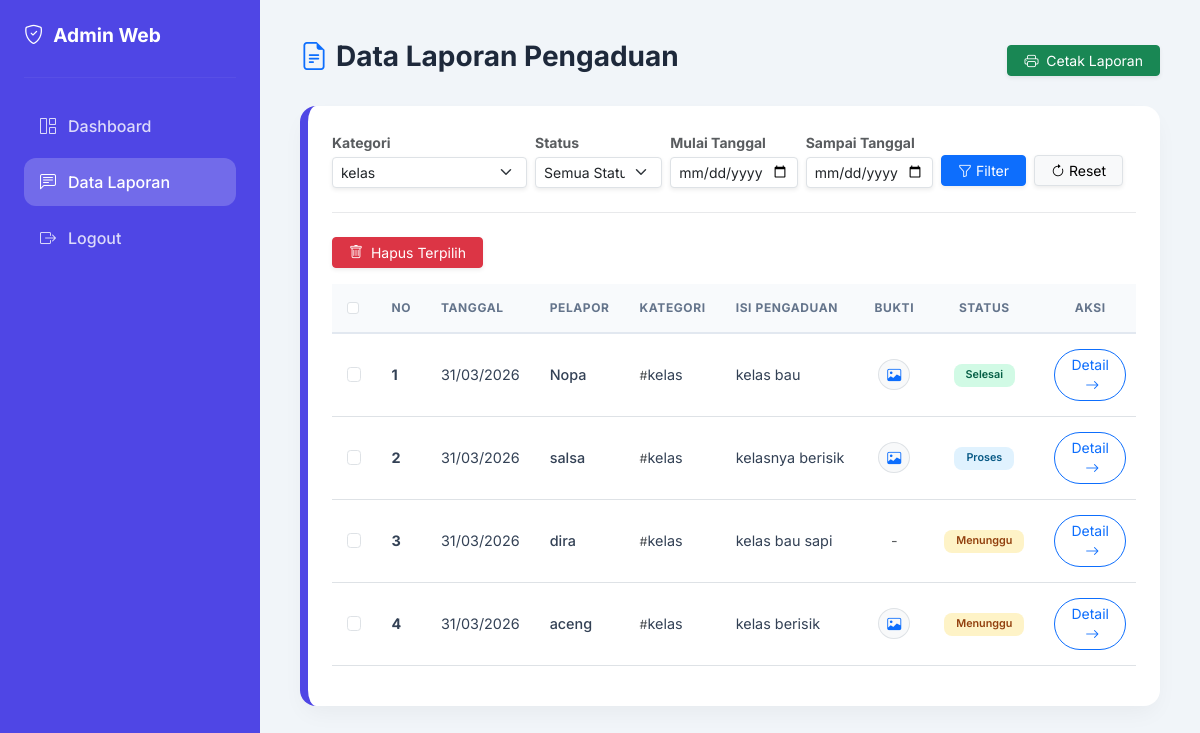
The page /data_laporan.php?kategori=1 (signed in) on the database its author committed.
### tables this page shows
CREATE TABLE `aspirasi` (
  `id_aspirasi` int NOT NULL,
  `nis` char(10) NOT NULL,
  `id_kategori` int NOT NULL,
  `lokasi` varchar(50) NOT NULL,
  `keterangan` text NOT NULL,
  `foto` varchar(255) DEFAULT NULL,
  `tanggal` date NOT NULL,
  `status` enum('Menunggu','Proses','Selesai') NOT NULL DEFAULT 'Menunggu',
  `feedback` text
);

CREATE TABLE `siswa` (
  `nis` char(10) NOT NULL,
  `nama` varchar(50) NOT NULL,
  `kelas` varchar(10) NOT NULL,
  `password` varchar(255) NOT NULL
);

CREATE TABLE `kategori` (
  `id_kategori` int NOT NULL,
  `nama_kategori` varchar(50) NOT NULL
);

### functions.php (called while the page is built, shortened)
<?php
$conn = mysqli_connect("localhost", "root", "", "db_pengaduan_sekolah");
function query($query) {
    global $conn;
    $result = mysqli_query($conn, $query);
    $rows = [];
    while($row = mysqli_fetch_assoc($result)) {
        $rows[] = $row;
    }
    return $rows;
}
?>

### data_laporan.php (the view, shortened to what this page needs)
<?php
require 'functions.php';
$where = "WHERE aspirasi.status != 'Dibatalkan'";
if(isset($_GET['kategori']) && $_GET['kategori'] != ''){
    $kategori = $_GET['kategori'];
    $where .= " AND aspirasi.id_kategori='$kategori'";
}
$laporan = query("SELECT aspirasi.*, siswa.nama, kategori.nama_kategori
FROM aspirasi
JOIN siswa ON aspirasi.nis = siswa.nis
JOIN kategori ON aspirasi.id_kategori = kategori.id_kategori
$where
ORDER BY aspirasi.tanggal DESC");
$kategori_list = query("SELECT * FROM kategori");
?>
<!DOCTYPE html>
<html lang="id">
<head>
    <link href="https://cdn.jsdelivr.net/npm/bootstrap@5.3.2/dist/css/bootstrap.min.css" rel="stylesheet">
    <link rel="stylesheet" href="https://cdn.jsdelivr.net/npm/bootstrap-icons@1.11.1/font/bootstrap-icons.css">
</head>
<body>
    <div class="sidebar no-print">
        <h4><i class="bi bi-shield-check"></i> Admin Web</h4>
        <hr class="my-4" style="border-color: rgba(255,255,255,0.2);">
        <div class="nav-container">
            <a href="admin.php"><i class="bi bi-grid-1x2"></i> Dashboard</a>
            <a href="data_laporan.php" class="active"><i class="bi bi-chat-left-text"></i> Data Laporan</a>
            <a href="logout.php"><i class="bi bi-box-arrow-right"></i> Logout</a>
        </div>
    </div>
    <div class="content">
        <div class="d-flex justify-content-between align-items-center mb-4">
            <h3 class="fw-bold"><i class="bi bi-file-earmark-text me-2 text-primary"></i>Data Laporan Pengaduan</h3>
            <button type="button" onclick="window.print()" class="btn btn-success btn-sm px-3 shadow-sm no-print">
                <i class="bi bi-printer me-1"></i> Cetak Laporan
            </button>
        </div>
        <div class="card-box">
            <form method="GET" class="row g-2 mb-4 align-items-center no-print filter-row">
                <div class="col-md-3">
                    <label class="small fw-bold text-muted mb-1">Kategori</label>
                    <select name="kategori" class="form-select form-select-sm shadow-sm">
                        <?php foreach($kategori_list as $k): ?>
                        <option value="<?= $k['id_kategori']; ?>" <?= (isset($_GET['kategori']) && $_GET['kategori'] == $k['id_kategori']) ? 'selected' : ''; ?>><?= $k['nama_kategori']; ?></option>
                        <?php endforeach; ?>
                    </select>
                </div>
                <div class="col-md-2">
                    <label class="small fw-bold text-muted mb-1">Status</label>
                    <select name="status" class="form-select form-select-sm shadow-sm">
                        <option value="">Semua Status</option>
                    </select>
                </div>
                <div class="col-md-2">
                    <label class="small fw-bold text-muted mb-1">Mulai Tanggal</label>
                    <input type="date" name="tgl_awal" class="form-control form-control-sm shadow-sm" value="<?= $_GET['tgl_awal'] ?? ''; ?>">
                </div>
                <div class="col-md-2">
                    <label class="small fw-bold text-muted mb-1">Sampai Tanggal</label>
                    <input type="date" name="tgl_akhir" class="form-control form-control-sm shadow-sm" value="<?= $_GET['tgl_akhir'] ?? ''; ?>">
                </div>
                <div class="col-md-3 d-flex align-items-end gap-2" style="height: 55px;">
                    <button type="submit" class="btn btn-primary btn-sm px-3 shadow-sm">
                        <i class="bi bi-funnel"></i> Filter
                    </button>
                    <a href="data_laporan.php" class="btn btn-light border btn-sm px-3 shadow-sm">
                        <i class="bi bi-arrow-clockwise"></i> Reset
                    </a>
                </div>
            </form>
            <hr class="no-print mb-4" style="opacity: 0.1;">
            <form method="post">
                <button type="submit" name="hapus_terpilih" class="btn btn-danger btn-sm mb-3 no-print shadow-sm px-3" onclick="return confirm('Apakah Anda yakin ingin menghapus data yang dipilih?')">
                    <i class="bi bi-trash me-1"></i> Hapus Terpilih
                </button>
                <div class="table-responsive">
                    <table class="table table-hover align-middle">
                        <thead>
                            <tr>
                                <th class="no-print check-col" style="width: 40px;">
                                    <input type="checkbox" class="form-check-input shadow-none" onclick="toggleAll(this)">
                                </th>
                                <th style="width: 50px;">No</th>
                                <th>Tanggal</th>
                                <th>Pelapor</th>
                                <th>Kategori</th>
                                <th>Isi Pengaduan</th>
                                <th class="text-center">Bukti</th>
                                <th class="text-center">Status</th>
                                <th class="no-print text-center aksi-col">Aksi</th>
                            </tr>
                        </thead>
                        <tbody>
                            <?php $i=1; foreach($laporan as $row): ?>
                            <tr>
                                <td class="no-print check-col">
                                    <input type="checkbox" name="pilih[]" value="<?= $row['id_aspirasi']; ?>" class="form-check-input shadow-none">
                                </td>
                                <td class="fw-bold"><?= $i++; ?></td>
                                <td class="text-nowrap"><?= date('d/m/Y', strtotime($row['tanggal'])); ?></td>
                                <td class="fw-medium"><?= $row['nama']; ?></td>
                                <td><span class="text-muted small">#</span><?= $row['nama_kategori']; ?></td>
                                <td style="max-width: 250px;" class="text-truncate"><?= $row['keterangan']; ?></td>
                                <td class="text-center">
                                    <?php if($row['foto']): ?>
                                    <a href="assets/img/<?= $row['foto']; ?>" target="_blank" class="btn btn-light btn-sm rounded-circle border">
                                        <i class="bi bi-image text-primary"></i>
                                    </a>
                                    <?php else: ?>
                                    <span class="text-muted">-</span>
                                    <?php endif; ?>
                                </td>
                                <td class="text-center">
                                    <span class="badge <?= strtolower($row['status']) ?>">
                                        <?= $row['status']; ?>
                                    </span>
                                </td>
                                <td class="no-print text-center aksi-col">
                                    <a href="tanggapi.php?id=<?= $row['id_aspirasi']; ?>" class="btn btn-outline-primary btn-sm rounded-pill px-3">
                                        Detail <i class="bi bi-arrow-right ms-1"></i>
                                    </a>
                                </td>
                            </tr>
                            <?php endforeach; ?>
                        </tbody>
                    </table>
                </div>
            </form>
        </div>
    </div>
</body>
</html>

### data_laporan.php (style rules this page uses)
body { font-family: 'Inter', sans-serif; background-color: #f1f5f9; color: #1e293b; margin: 0; }
.sidebar { width: 260px; height: 100vh; position: fixed; background-color: #4f46e5; padding: 24px; z-index: 100; color: white; transition: all 0.3s; }
.sidebar h4 { font-weight: 700; font-size: 1.2rem; margin-bottom: 30px; display: flex; align-items: center; gap: 10px; }
.sidebar a { display: flex; align-items: center; gap: 12px; color: rgba(255,255,255,0.8); padding: 12px 16px; border-radius: 12px; margin-bottom: 8px; text-decoration: none; font-weight: 500; }
.sidebar a:hover, .sidebar a.active { background-color: rgba(255,255,255,0.2); color: #ffffff; }
.content { margin-left: 260px; padding: 40px; transition: all 0.3s; }
.card-box { background: white; border-radius: 16px; padding: 24px; box-shadow: 0 10px 25px -5px rgba(0, 0, 0, 0.05); border-left: 8px solid #4f46e5; border-top: none; border-right: none; border-bottom: none; }
.table thead th { background-color: #f8fafc; color: #64748b; text-transform: uppercase; font-size: 0.75rem; letter-spacing: 0.05em; font-weight: 700; padding: 15px; border-bottom: 2px solid #e2e8f0; }
.table tbody td { padding: 15px; color: #334155; font-size: 0.9rem; }
.badge { padding: 6px 12px; border-radius: 8px; font-weight: 600; }
.badge.selesai { background-color: #d1fae5; color: #065f46; }
.badge.proses { background-color: #e0f2fe; color: #075985; }
.badge.menunggu { background-color: #fef3c7; color: #92400e; }

### rows shown on the page
aspirasi: tanggal "31/03/2026", siswa.nama "Nopa", id_kategori.nama_kategori "kelas", keterangan "kelas bau", status "Selesai"
aspirasi: tanggal "31/03/2026", siswa.nama "salsa", id_kategori.nama_kategori "kelas", keterangan "kelasnya berisik", status "Proses"
aspirasi: tanggal "31/03/2026", siswa.nama "dira", id_kategori.nama_kategori "kelas", keterangan "kelas bau sapi", status "Menunggu"
aspirasi: tanggal "31/03/2026", siswa.nama "aceng", id_kategori.nama_kategori "kelas", keterangan "kelas berisik", status "Menunggu"

### other values the page prints
form field kategori "kelas"
